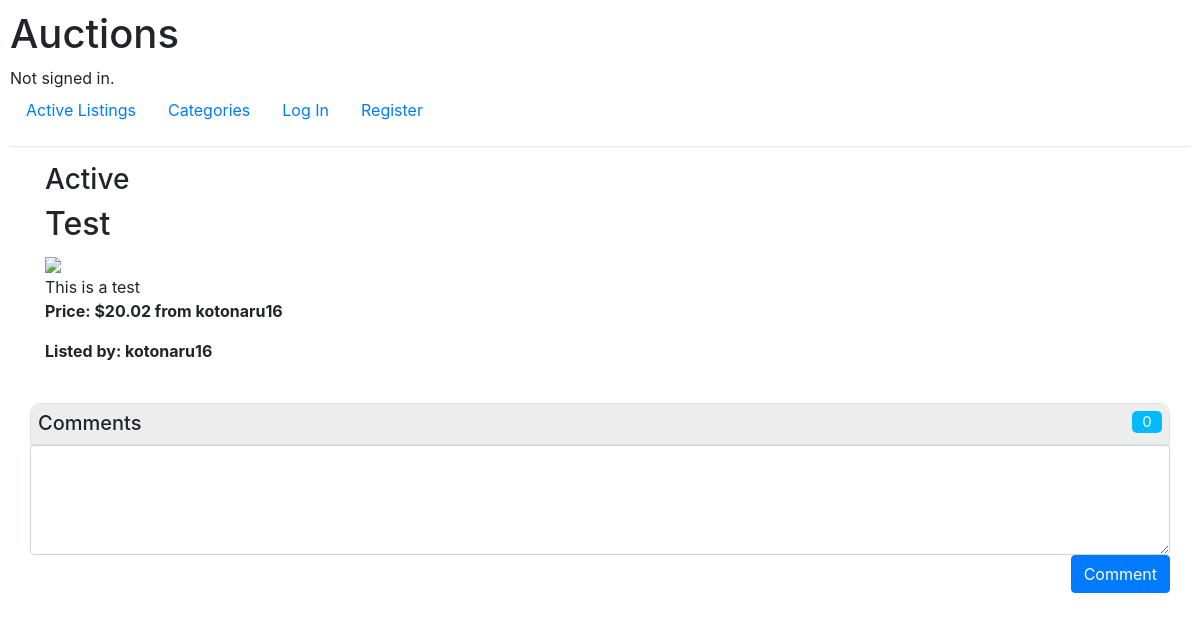
The app's page /listingpage/3, older data.
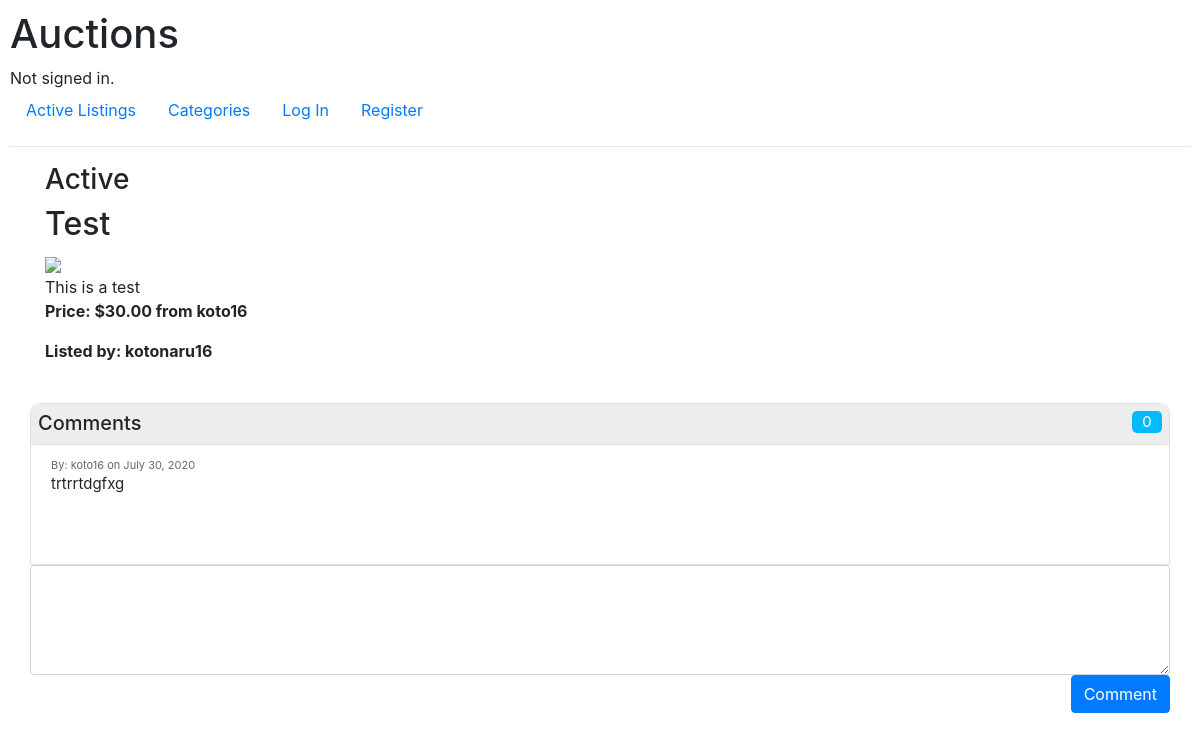
The same page, newer data.
### auctions/models.py (models this page shows, shortened)
class Auction(models.Model):
    title = models.CharField(max_length=64)
    description = models.CharField(max_length=480)
    active = models.BooleanField(default = True)
    image =models.URLField(null = True, blank=True)
    owner = models.ForeignKey(User, on_delete=models.CASCADE, related_name="auction")
    interested = models.ManyToManyField(User, blank=True, related_name="watchlist")
    category = models.ManyToManyField(Category, blank=True, related_name="auction")
    bid = models.ForeignKey(Bid, on_delete=models.CASCADE, related_name="auction")

class Bid(models.Model):
    value = models.DecimalField(max_digits=11, decimal_places=2)
    owner = models.ForeignKey(User, on_delete=models.CASCADE, related_name="bid")
    def __str__(self):
      return f"${self.value} from {self.owner}"

class User(AbstractUser):
    pass

class Comment(models.Model):
    message = models.CharField(max_length=64)
    date = models.DateField(auto_now_add=True)
    owner = models.ForeignKey(User, on_delete=models.CASCADE, related_name="comment")
    auction = models.ForeignKey(Auction, on_delete=models.CASCADE, related_name="comment")

### auctions/views.py (the view)
# urls.py: path("listingpage/<int:auction_key>", views.listingpage, name="listingpage"),
def listingpage(request, auction_key):
    auction = Auction.objects.get(pk=auction_key)
    comments = auction.comment.all()
    watch = request.user in auction.interested.all()
    if auction == None:
        raise Http404("Auction does not exist")
    if request.method == "POST":
        close = request.POST.get("close", False)
        if close:
            try:
                auction.active = False
                auction.save()
            except IntegrityError:
                return render(request, "auctions/listingpage.html", {
                    "auction": auction,
                    "invalid": True,
                    "watch": watch,
                    "comments": comments
                })
            return HttpResponseRedirect(request.path_info)
        comment = request.POST.get("comment", None)
        if comment != None:
            try:
                c = Comment(message = comment, owner = request.user, auction = auction)
                c.save()
            except IntegrityError:
                return render(request, "auctions/listingpage.html", {
                    "auction": auction,
                    "invalid": True,
                    "watch": watch
                })
            return HttpResponseRedirect(request.path_info)
        send = request.POST.get("send", False)
        watchlist = request.POST.get("watchlist", False)
        if send:
            if watchlist:
                print("add")
                auction.interested.add(request.user)
            else:
                print("removed")
                auction.interested.remove(request.user)
            return HttpResponseRedirect(request.path_info)
        else:
            bid = float(request.POST["bid"])
            if bid <= auction.bid.value:
                return render(request, "auctions/listingpage.html", {
                    "auction": auction,
                    "invalid": True,
                    "watch": watch
                })
            try:
                b = Bid(value = bid, owner = request.user)
                b.save()
                auction.bid = b
                auction.save()
            except IntegrityError:
                return render(request, "auctions/listingpage.html", {
                    "auction": auction,
                    "invalid": True,
                    "watch": watch
                })
            return HttpResponseRedirect(request.path_info)
    else:
        return render(request, "auctions/listingpage.html", {
            "auction": auction,
            "invalid": False,
            "watch": watch
        })

### auctions/templates/auctions/listingpage.html (shortened to what this page needs)
{% extends "auctions/layout.html" %}
{% block body %}
    <div class="container">
      {% if auction.active %}
        <h3>Active</h3>
      {% else %}
        <h3>Closed</h3>
        {% if auction.bid.owner == user %}
          <h3>You have won this auction</h3>
        {% endif %}
      {% endif %}
      <h2>{{ auction.title }}</h2>
      {% if auction.image %}
        <a href=""><img src="{{ auction.image }}" height=400px width=auto ></a>
      {% else %}
        <a href=""><img src="https://www.freeiconspng.com/uploads/no-image-icon-11.PNG" height=400px width=auto></a>
      {% endif %}
      <div>{{ auction.description }}</div>
      <p class="font-weight-bold">Price: {{ auction.bid }}</p>
      <p class="font-weight-bold">Listed by: {{ auction.owner }}</p>
      <br>
      <div class="row">
        <div class="col-12 p-0 border" id="panel-default">
            <div class="panel-heading">
                <h3 class="panel-title">
                    Comments</h3>
                <span class="label label-info d-flex justify-content-center">
                    {{ comments|length }}</span>
            </div>
            <div class="panel-body">
                <ul class="list-group">
                  {% for comment in auction.comment.all %}
                    <li class="list-group-item border-top">
                        <div class="row">
                            <div class="col-12">
                                <div>
                                    <div class="mic-info">
                                        By: {{ comment.owner }} on {{ comment.date }}
                                    </div>
                                </div>
                                <div class="comment-text">
                                    {{ comment.message }}
                                </div>
                            </div>
                        </div>
                    </li>
                    {% endfor %}
                </ul>
            </div>
        </div>
        <div class="col-12 p-0">
          <form action="{% url 'listingpage' auction.pk %}" method="post">{% csrf_token %}
            <textarea maxlength="480" rows="4" class="form-control" id="comment" name="comment" placeholder="" required></textarea>
            <button type="submit" class="btn btn-primary float-right">Comment</button>
          </form>
        </div>
    </div>
    </div>
{% endblock %}

Row changes from the older to the newer data that the page shows:
changed Auction "Test": bid "$20.02 from kotonaru16" → "$30.00 from koto16"
added Comment: owner "koto16", date "July 30, 2020", message "trtrrtdgfxg"
